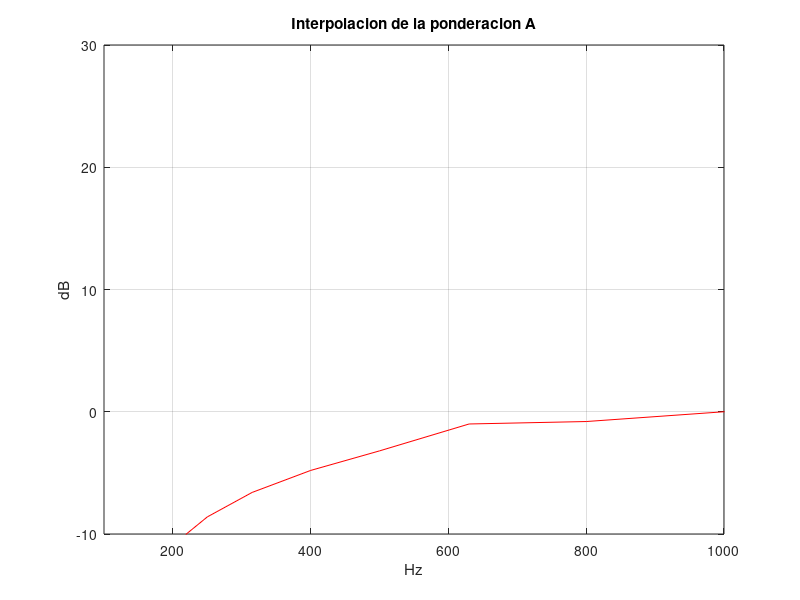
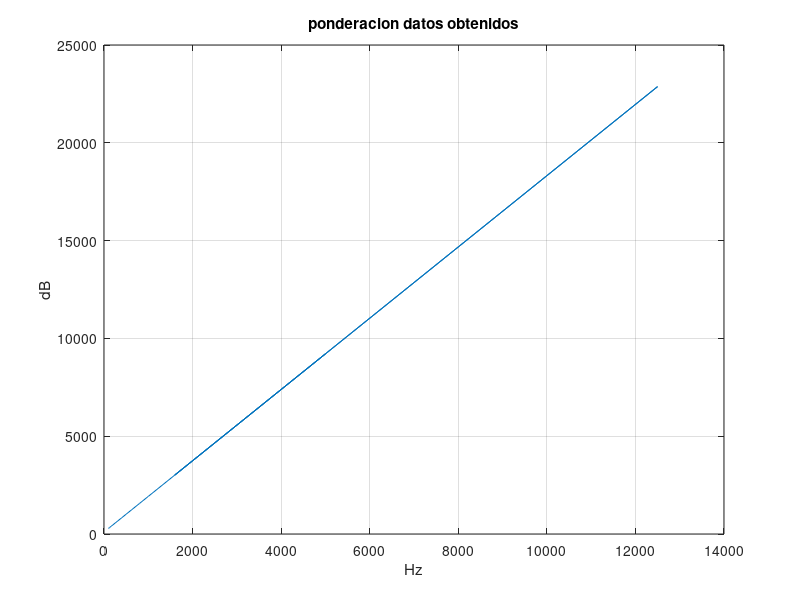
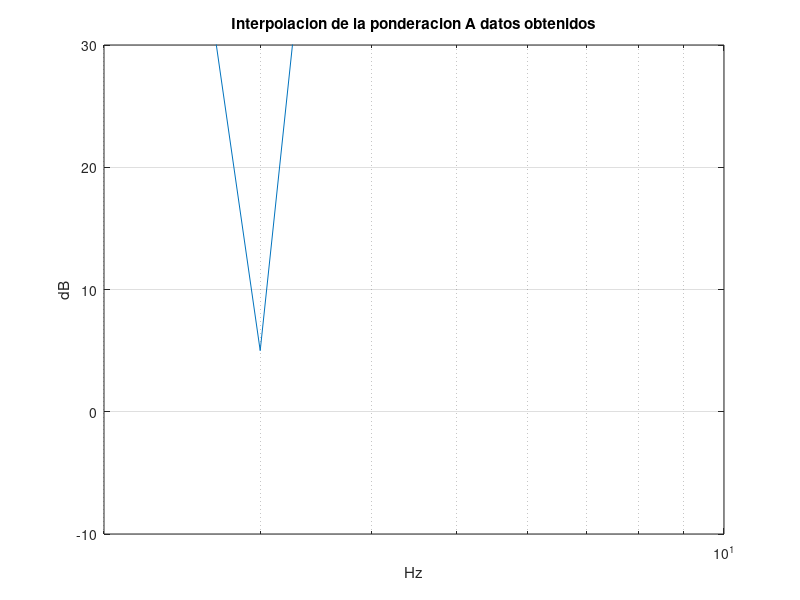
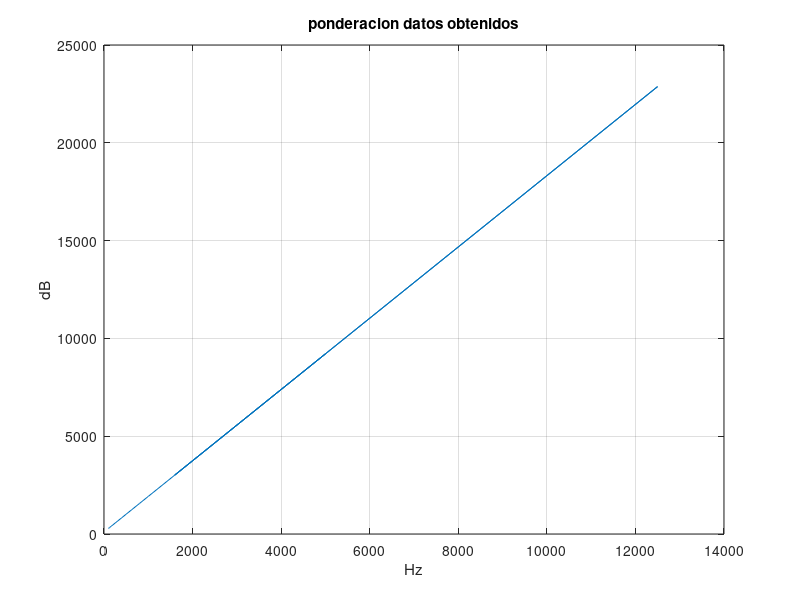

MATLAB code for these plots, in order:
clc
%ponderacion a
x=[100 125 160 200 250 315 400 500 630 800 1000 12500 1600 2000 2500 3150 4000 5000];
o=[-19.1 -16.1 -13.4 -10.9 -8.6 -6.6 -4.8 -3.2 -1 -0.8 0 0.6 1 1.2 1.3 1.2 1 0.5];



a=(7.60076433753727e-49*(x.^17))-(2.67448393835781e-44*(x.^16))+(3.85887698816006e-40*(x.^15))-(3.09859536082214e-36*(x.^14));
b=(1.56633973076260e-32*(x.^13))-(5.31540567990630e-29*(x.^12))+(1.56633973076260e-32*(x.^13))-(5.31540567990630e-29*(x.^12));
c=(1.25709722216652e-25*(x.^11))-( 2.11985231073700e-22*(x.^10))+( 2.58444685363789e-19*(x.^9))-( 2.29516535197432e-16*(x.^8))-( 2.29516535197432e-16*(x.^7))+ (1.48784629123017e-13*(x.^6))-(7.01635412136660e-11*(x.^5)) +(2.38294746032997e-08*(x.^4));
d=-(5.71909881377222e-06*(x.^3))+( 0.000939081395662317*(x.^2))-(0.0999053615786423*(x.^2))+(6.26560550761019*x)-(194.731403280446);
y=c+d;

figure
plot(x,o,'r');xlim([100,1000]);ylim([-10,30]);
hold on
plot(x,y);grid on;title('Interpolacion de la ponderacion A');xlabel('Hz');ylabel('dB');

%ponderacion lineal

ylin= (1.8218*x + 101.08);

figure

plot(x,ylin);grid on;title('ponderacion datos obtenidos');xlabel('Hz');ylabel('dB');




% ponderacion a con datos obtenidos para perfil a
pa=[99.6 94,5 90.9	88.3 86.3 84.7 84.2 82.8 81.7 80.4];


figure
semilogx(pa);grid on;title('Interpolacion de la ponderacion A datos obtenidos');xlabel('Hz');ylabel('dB');
xlim([2,10]);ylim([-10,30]);


%ponderacion lineal

ylin= (1.8218*x + 101.08);

figure
plot(x,ylin);grid on;title('ponderacion datos obtenidos');xlabel('Hz');ylabel('dB');





